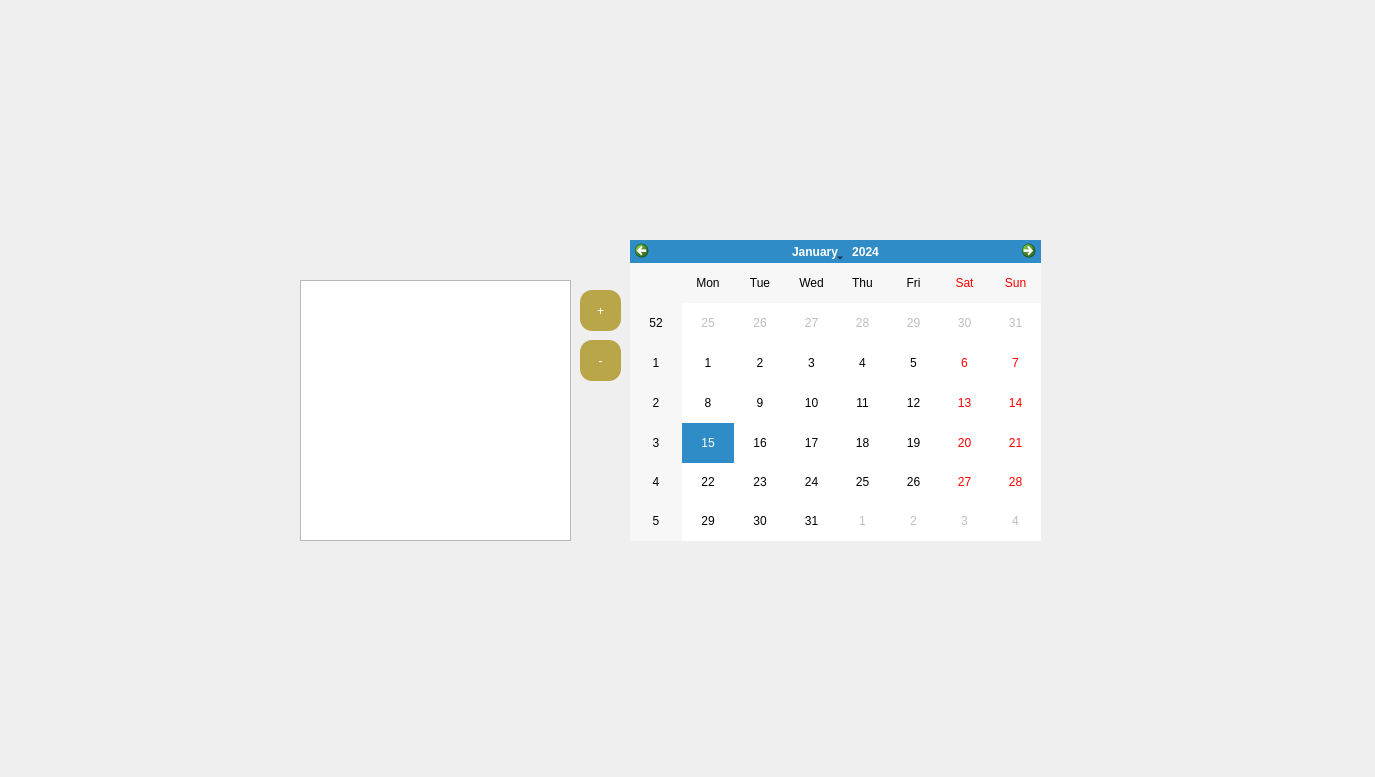
      <widget class="QWidget" name="tab_13">
       <property name="minimumSize">
        <size>
         <width>1366</width>
         <height>768</height>
        </size>
       </property>
       <attribute name="title">
        <string>Calendrier</string>
       </attribute>
       <widget class="QListView" name="listView">
        <property name="geometry">
         <rect>
          <x>300</x>
          <y>280</y>
          <width>271</width>
          <height>261</height>
         </rect>
        </property>
       </widget>
       <widget class="QPushButton" name="boutton_ajouter_tache">
        <property name="geometry">
         <rect>
          <x>580</x>
          <y>290</y>
          <width>41</width>
          <height>41</height>
         </rect>
        </property>
        <property name="styleSheet">
         <string notr="true">border-radius: 12px;
color: rgb(255, 255, 255);
font: 75 15pt &quot;MS Shell Dlg 2&quot;;
background-color: rgb(184, 166, 73);
</string>
        </property>
        <property name="text">
         <string>+</string>
        </property>
       </widget>
       <widget class="QPushButton" name="boutton_supprimer_tache">
        <property name="geometry">
         <rect>
          <x>580</x>
          <y>340</y>
          <width>41</width>
          <height>41</height>
         </rect>
        </property>
        <property name="styleSheet">
         <string notr="true">border-radius: 12px;
color: rgb(255, 255, 255);
font: 75 17pt &quot;MS Shell Dlg 2&quot;;
background-color: rgb(184, 166, 73);
</string>
        </property>
        <property name="text">
         <string>-</string>
        </property>
       </widget>
       <widget class="QCalendarWidget" name="calendarWidget">
        <property name="geometry">
         <rect>
          <x>630</x>
          <y>240</y>
          <width>411</width>
          <height>301</height>
         </rect>
        </property>
       </widget>
       <widget class="QLabel" name="label_22">
        <property name="geometry">
         <rect>
          <x>0</x>
          <y>0</y>
          <width>1366</width>
          <height>768</height>
         </rect>
        </property>
        <property name="text">
         <string/>
        </property>
        <property name="pixmap">
         <pixmap resource="gestion_abonnement/image/image.qrc">:/background_3.png</pixmap>
        </property>
        <property name="scaledContents">
         <bool>true</bool>
        </property>
       </widget>
       <zorder>label_22</zorder>
       <zorder>listView</zorder>
       <zorder>boutton_ajouter_tache</zorder>
       <zorder>boutton_supprimer_tache</zorder>
       <zorder>calendarWidget</zorder>
      </widget>
